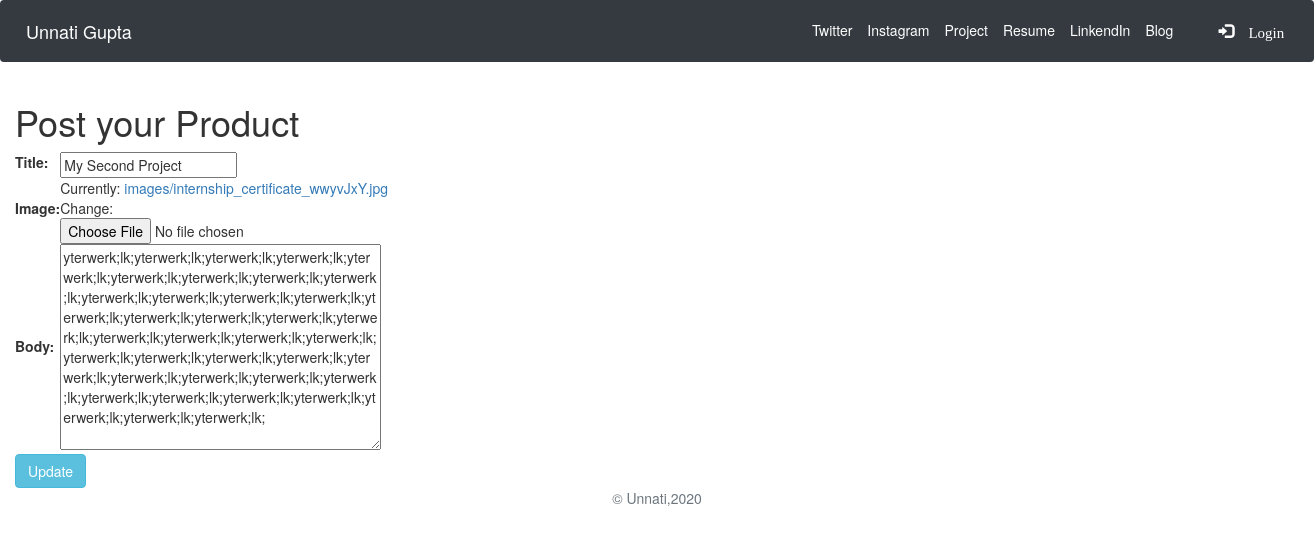
Page /updateproduct/28 on the committed database.
### product/models.py (models this page shows)
class Product(models.Model):
    title = models.CharField(max_length=255)
    publish_time = models.DateTimeField(auto_now_add=True)
    image = models.ImageField(upload_to='images/')
    body = models.TextField()

### product/views.py (the view, shortened to what this page needs)
# urls.py: path('updateproduct/<int:pk>', product.views.UpdateProduct.as_view()),
class UpdateProduct(UpdateView):
    model = Product
    fields=['title','image','body']
    template_name = 'product/updateproduct.html'

### templates/product/updateproduct.html (shortened to what this page needs)
{% extends 'jobs/home.html' %}
{% load static %}
{% block body_block %}
<div class="container-fluid">
<h1>Post your Product</h1>
  <form class="" method="post" enctype="multipart/form-data">
  <table>
    {{form.as_table}}
  </table>
    <button type="submit" name="button" class="btn btn-info">Update</button>
  </form>
</div>
{% endblock %}

### rows in the picture
Product: title "My Second Project", body "yterwerk;lk;yterwerk;lk;yterwerk;lk;yterwerk;lk;yterwerk;lk;yterwerk;lk;yterwerk;lk;yterwerk;lk;yterwerk;lk;yterwerk;lk;yterwerk;lk;yterwerk;lk;yterwerk;lk;yterwerk;lk;yterwerk;lk;yterwerk;lk;yterwerk;lk;yterwerk;lk;yterwerk;lk;yterwerk;lk;yterwerk;lk;yterwerk;lk;yterwerk;lk;yterwerk;lk;yterwerk;lk;yterwerk;lk;yterwerk;lk;yterwerk;lk;yterwerk;lk;yterwerk;lk;yterwerk;lk;yterwerk;lk;yterwerk;lk;yterwerk;lk;yterwerk;lk;yterwerk;lk;yterwerk;lk;yterwerk;lk;"
